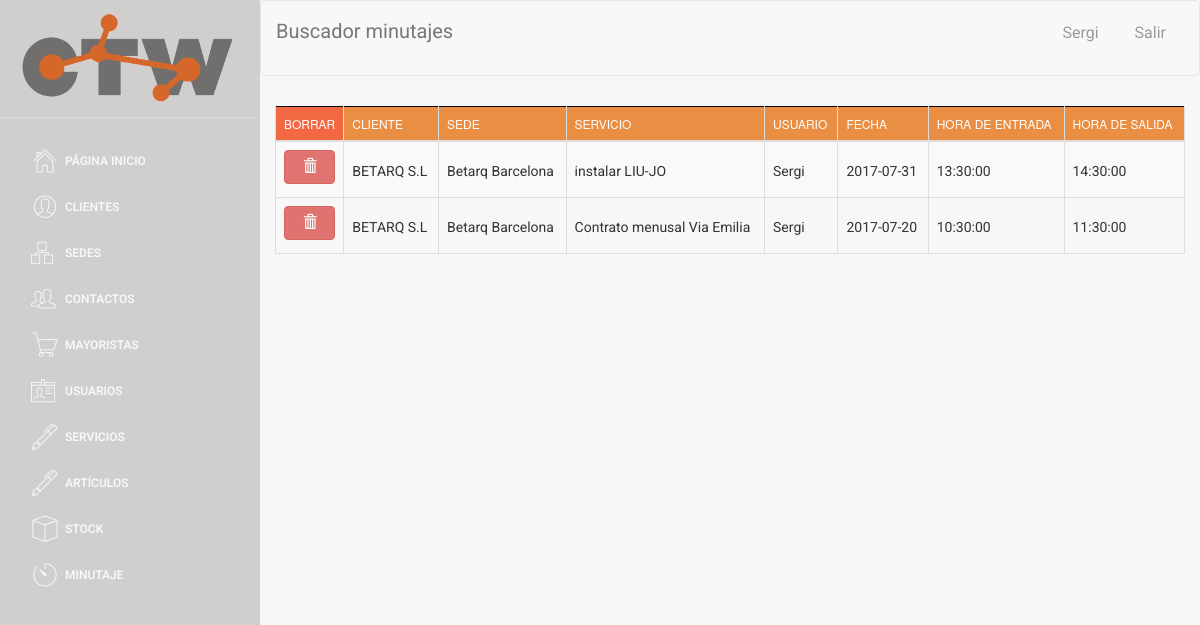
Page /buscador/buscador_minutaje.php (signed in) on the committed database.
### tables this page shows
CREATE TABLE `MINUTAJE` (
  `ID_MINUTAJE` int(4) NOT NULL,
  `fecha` date NOT NULL,
  `hora_entrada` time NOT NULL,
  `hora_salida` time DEFAULT NULL,
  `ID_servicio` int(4) DEFAULT NULL,
  `ID_usuario` int(4) DEFAULT NULL,
  `ID_sede` int(5) DEFAULT NULL,
  `NIF_cliente` varchar(9) DEFAULT NULL
);

CREATE TABLE `CLIENTE` (
  `NIF_EMPRESA` varchar(9) NOT NULL,
  `nombre_comercial` varchar(35) NOT NULL,
  `nombre_completo` varchar(60) NOT NULL,
  `telefono` int(9) NOT NULL,
  `email` varchar(30) NOT NULL,
  `ciudad_facturacion` varchar(25) NOT NULL,
  `codigo_postal_facturacion` varchar(10) NOT NULL,
  `calle_facturacion` varchar(30) NOT NULL,
  `numero_facturacion` varchar(8) NOT NULL,
  `ciudad_envio` varchar(25) NOT NULL,
  `codigo_postal_envio` varchar(10) NOT NULL,
  `calle_envio` varchar(30) NOT NULL,
  `numero_envio` varchar(8) NOT NULL,
  `IBAN` varchar(34) NOT NULL,
  `SEPA` varchar(2) NOT NULL,
  `pais` varchar(30) DEFAULT NULL,
  `prefijo` int(5) DEFAULT NULL,
  `activo` tinyint(1) NOT NULL
);

CREATE TABLE `SEDE` (
  `ID_SEDE` int(5) NOT NULL,
  `NIF_cliente` varchar(9) DEFAULT NULL,
  `nombre` varchar(40) DEFAULT NULL,
  `ubicacion` varchar(50) DEFAULT NULL,
  `ciudad` varchar(25) NOT NULL,
  `codigo_postal` varchar(10) NOT NULL,
  `calle` varchar(30) NOT NULL,
  `numero` varchar(8) NOT NULL,
  `telefono` int(9) NOT NULL,
  `pais` varchar(30) DEFAULT NULL,
  `prefijo` int(5) DEFAULT NULL,
  `activo` tinyint(1) NOT NULL DEFAULT '1'
);

CREATE TABLE `SERVICIO` (
  `ID_SERVICIO` int(4) NOT NULL,
  `nombre` varchar(30) NOT NULL,
  `descripcion` text,
  `precio` float NOT NULL DEFAULT '0',
  `NIF_empresa` varchar(20) DEFAULT NULL,
  `activo` tinyint(4) NOT NULL DEFAULT '1'
);

CREATE TABLE `USUARIO` (
  `ID_USUARIO` int(4) NOT NULL,
  `nombre` varchar(40) NOT NULL,
  `apellido` varchar(40) NOT NULL,
  `correo` varchar(40) NOT NULL,
  `telefono` int(9) NOT NULL,
  `user` varchar(20) NOT NULL,
  `password` varchar(50) NOT NULL,
  `rol` int(1) NOT NULL,
  `activo` tinyint(1) NOT NULL,
  `imagen` varchar(30) DEFAULT NULL
);

### web/assets/php/selects.php (called while the page is built, shortened)
<?php
function select_all_minutaje()
{
    $conn = connect();
    $sql = "SELECT *
    FROM MINUTAJE";
    $data = $conn->query($sql);
    return $data;
}
function select_nombre_servicio($ID_servicio)
{
    $conn = connect();
    $sql = "SELECT nombre
    FROM SERVICIO WHERE ID_SERVICIO = '" . $ID_servicio . "'";
    $data = $conn->query($sql);
    $row = $data->fetch_assoc();
    $nombre_servicio = $row['nombre'];
    return $nombre_servicio;
}
function select_nombre_usuario($ID_usuario)
{
    $conn = connect();
    $sql = "SELECT nombre
    FROM USUARIO WHERE ID_USUARIO = '" . $ID_usuario . "'";
    $data = $conn->query($sql);
    $row = $data->fetch_assoc();
    $nombre_usuario = $row['nombre'];
    return $nombre_usuario;
}
function select_nombre_sede($ID_sede)
{
    $conn = connect();
    $sql = "SELECT nombre
    FROM SEDE WHERE ID_SEDE = '" . $ID_sede . "'";
    $data = $conn->query($sql);
    $row = $data->fetch_assoc();
    $nombre_sede = $row['nombre'];
    return $nombre_sede;
}
function select_nombre_cliente($NIF_cliente)
{
    $conn = connect();
    $sql = "SELECT nombre_comercial
    FROM CLIENTE WHERE NIF_EMPRESA = '" . $NIF_cliente . "'";
    $data = $conn->query($sql);
    $row = $data->fetch_assoc();
    $nombre_cliente = $row['nombre_comercial'];
    return $nombre_cliente;
}

### web/buscador/buscador_minutaje.php (the view, shortened to what this page needs)
<!doctype html>
<?php
include('../assets/php/selects.php');
include('../assets/php/functions.php');
if ($_SESSION["login_done"] == true){
?>
<html lang="en">
<head>
</head>
<body>
<div class="wrapper">
    <div class="sidebar">
        <div class="sidebar-wrapper">
        </div>
    </div>
    <div class="main-panel">
        <nav class="navbar navbar-default navbar-fixed">
            <div class="container-fluid">
                <div class="navbar-header">
                <a class="navbar-brand">Buscador minutajes</a>
            </div>
            <div class="collapse navbar-collapse">
            </div>
        </div>
        </nav>
        <div class="content">
            <div class="container-fluid">
                <div class="row">
                    <div>
                        <div>
                            <table id="buscador_minutaje" class="table table-striped table-bordered">
                                <thead>
                                <tr>
                                    <th style="background-color: #F26842; width: 3px;">Borrar</th>
                                    <th>Cliente</th>
                                    <th>Sede</th>
                                    <th>Servicio</th>
                                    <th>Usuario</th>
                                    <th>Fecha</th>
                                    <th>Hora de entrada</th>
                                    <th>Hora de salida</th>
                                </tr>
                                </thead>
                                <tbody>
                                <?php
                                $data = select_all_minutaje();
                                if ($data->num_rows > 0) {
                                $i = 0;
                                while ($row = $data->fetch_assoc()) {
                                $pk = $row['ID_MINUTAJE'];
                                $i++;
                                $div = "div" . $i;
                                ?>
                                <tr id="<?php echo "$div"; ?>" value="<?php echo "$pk"; ?>">
                                    <td><label style="width: 100%"><center><button style="width: 100%"class="btn btn-danger" onclick="borrar_minutaje(<?php echo "$pk"; ?>)"><span class="glyphicon glyphicon-trash "></span></button></center></label></td>
                                    <td><label style="margin-top: 11px;">
                                            <a href="#" data-pk=<?php echo "\"$pk\""; ?>>
                                                <?php
                                                $nif_cliente = $row['NIF_cliente'];
                                                $nombreCliente = select_nombre_cliente($nif_cliente);
                                                echo $nombreCliente;
                                                ?>
                                            </a>
                                        </label>
                                    </td>
                                    <td><label style="margin-top: 11px;">
                                            <a href="#" data-pk=<?php echo "\"$pk\""; ?>>
                                                <?php
                                                $id_sede = $row['ID_sede'];
                                                $nombreSede = select_nombre_sede($id_sede);
                                                echo $nombreSede;
                                                ?>
                                            </a>
                                        </label>
                                    </td>
                                    <td><label style="margin-top: 11px;">
                                            <a data-pk=<?php echo "\"$pk\""; ?>>
                                                <?php
                                                $id_servicio = $row['ID_servicio'];
                                                $nombreServicio = select_nombre_servicio($id_servicio);
                                                echo $nombreServicio;
                                                ?>
                                            </a>
                                        </label>
                                    </td>
                                    <td><label style="margin-top: 11px;">
                                            <a href="#" data-pk=<?php echo "\"$pk\""; ?>>
                                                <?php
                                                $id_usuario = $row['ID_usuario'];
                                                $nombreUsuario = select_nombre_usuario($id_usuario);
                                                echo $nombreUsuario;
                                                ?>
                                            </a>
                                        </label>
                                    </td>
                                    <td><label style="margin-top: 11px;"><a href="#" class="fecha"
                                                                            data-pk=<?php echo "\"$pk\""; ?>><?php echo $row['fecha'] ?> </a></label>
                                    </td>
                                    <td><label style="margin-top: 11px;"><a href="#" class="hora_entrada"
                                                                            data-pk=<?php echo "\"$pk\""; ?>><?php echo $row['hora_entrada'] ?> </a></label>
                                    </td>
                                    <td><label style="margin-top: 11px;"><a href="#" class="hora_salida"
                                                                            data-pk=<?php echo "\"$pk\""; ?>><?php echo $row['hora_salida'] ?> </a></label>
                                    </td>
                                    <?php
                                    }
                                    } else {
                                        echo "0 results";
                                    }
                                    ?>
                                </tbody>
                            </table>
                        </div>
                    </div>
                </div>
            </div>
        </div>
    </div>
</div>
</body>
</html>
<?php
} else {
    echo "false";
    header("location:../index.php");
}
?>

### web/assets/css/table_editor.css (style rules this page uses)
a, a:hover { color: #000; }

### web/assets/css/table.css (style rules this page uses)
table { border: none; }
table thead, table tfoot { background-color: #e98e42; border: 1px solid black; }
a, a:hover { color: #000; }

### rows in the picture
minutaje: $pk 6 (drawn), NIF_cliente.nombre_comercial "BETARQ S.L", ID_sede.nombre "Betarq Barcelona", ID_servicio.nombre "instalar LIU-JO", ID_usuario.nombre "Sergi", fecha "2017-07-31", hora_entrada "13:30:00", hora_salida "14:30:00"
minutaje: $pk 7 (drawn), NIF_cliente.nombre_comercial "BETARQ S.L", ID_sede.nombre "Betarq Barcelona", ID_servicio.nombre "Contrato menusal Via Emilia", ID_usuario.nombre "Sergi", fecha "2017-07-20", hora_entrada "10:30:00", hora_salida "11:30:00"
